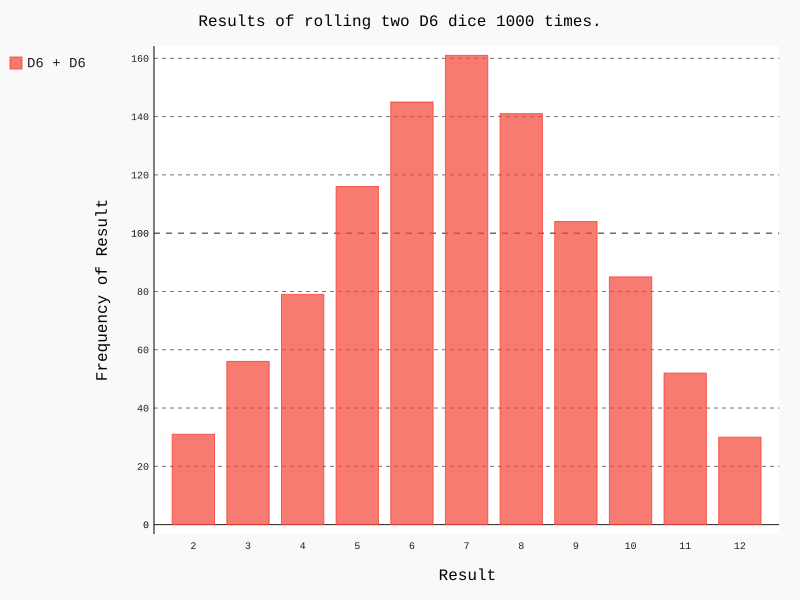

Here is the Python script that generated this plot:
import pygal
from die import Die


# Create two D6 dice.
die_1 = Die()
die_2 = Die()


# Make some rolls, and store results in a list.
results = []
for roll_num in range(1000):
    result = die_1.roll() + die_2.roll()
    results.append(result)


# Analyze the results.

frequencies = []
max_result = die_1.num_sides + die_2.num_sides


for value in range(2, max_result+1):
    frequency = results.count(value)
    frequencies.append(frequency)

# Visualize the results.
hist = pygal.Bar()
hist.title = "Results of rolling two D6 dice 1000 times."
hist.x_labels = ['2', '3', '4', '5', '6', '7', '8', '9', '10', '11', '12']
hist.x_title = "Result"
hist.y_title = "Frequency of Result"
hist.add('D6 + D6', frequencies)
hist.render_to_file('dice_visual.svg')
